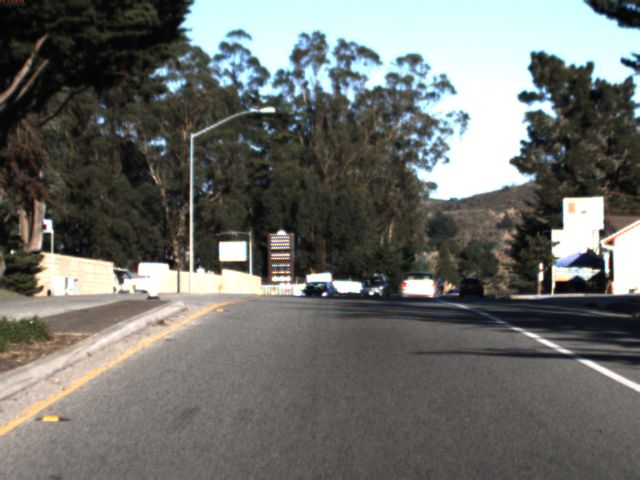
#> input picture 1479425441182877835.jpg, 640 x 480 px; its folder holds only this picture in this run
$ python -i data.py   (imports and definitions only)
#> lines starting #> are read from the running program, lines starting #| are printed output that depends on the picture; after the words box and inside, x2 and y2 are one past the last pixel; in counts of white or black regions, pixels touching at a corner belong together
#> further down, picture is the input picture: shape (480, 640, 3); mean B, G, R 105.7, 109.9, 108.4
import numpy as np
import cv2
import pandas as pd

import os


IMAGE_LOCATION = "2017-06-29-1"
DATA_LOCATION = "frame_data1.csv"


NUM_IMAGES = 4491
# [22 lines left out: functions load_images_from_folder, norm_label, not called in this run]

def get_canny(gray_frame):
    return cv2.anny(gray_frame, 50, 200, apertureSize=3)

def get_yellow(img):
    hsv = cv2.cvtColor(img, cv2.COLOR_BGR2HSV)
    # Define Ranges for yellow
    lower_yellow = np.array([20, 100, 100])
    upper_yellow = np.array([40, 255, 255])
    # Create a logical mask to get binary values based on pre-determined ranges
    yellow_mask = cv2.inRange(hsv, lower_yellow, upper_yellow)  # sets values in range to 1 and others to 0
    # Calculate resultant image of mask over input
    yellow_res = cv2.bitwise_and(img, img, mask=yellow_mask)  # reveals values in all pixels in both mask and frame
    y_res = cv2.addWeighted(yellow_res, 1, yellow_res, 1, 0)
    return y_res

def augment_data(img):
    y_start = int(len(img)*(1/3))
#> y_start = 160
    y_end = int(len(img)*(2/3))
#> y_end = 320
    x_start = int(len(img)*(0))
#> x_start = 0
    x_end = int(len(img[0])*(1))
#> x_end = 640
    img = get_yellow(img)
#> in get_yellow, `hsv = cv2.cvtColor(img, cv2.COLOR_BGR2HSV)`: hsv: shape (480, 640, 3); mean H, S, V 41.8, 41.6, 115
#> in get_yellow, `yellow_mask = cv2.inRange(hsv, lower_yellow, upper_yellow)`:
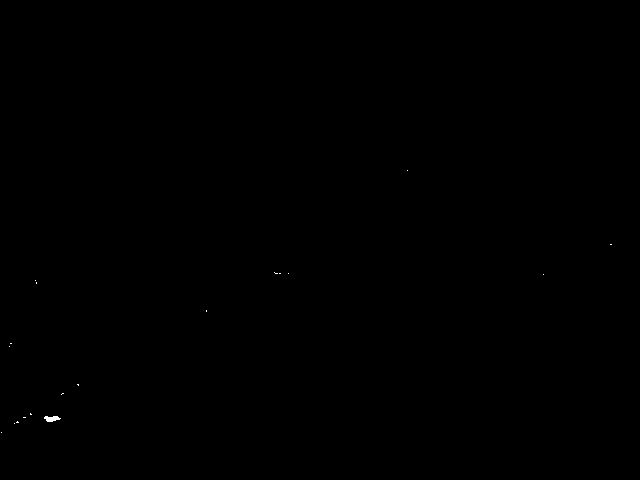
#> yellow_mask: shape (480, 640); 0.03% white; 19 white regions (18 under 20 px), largest, box (x1, y1, x2, y2) and area: (44, 416, 61, 422) 70
    aug = cv2.resize(img[y_start:y_end, x_start:x_end], (128, 128))
    return aug

# [30 lines left out: functions load_data, get_latest_image, not called in this run]

>>> import cv2
>>> picture = cv2.imread('../1479425441182877835.jpg')
>>> result = augment_data(picture)
